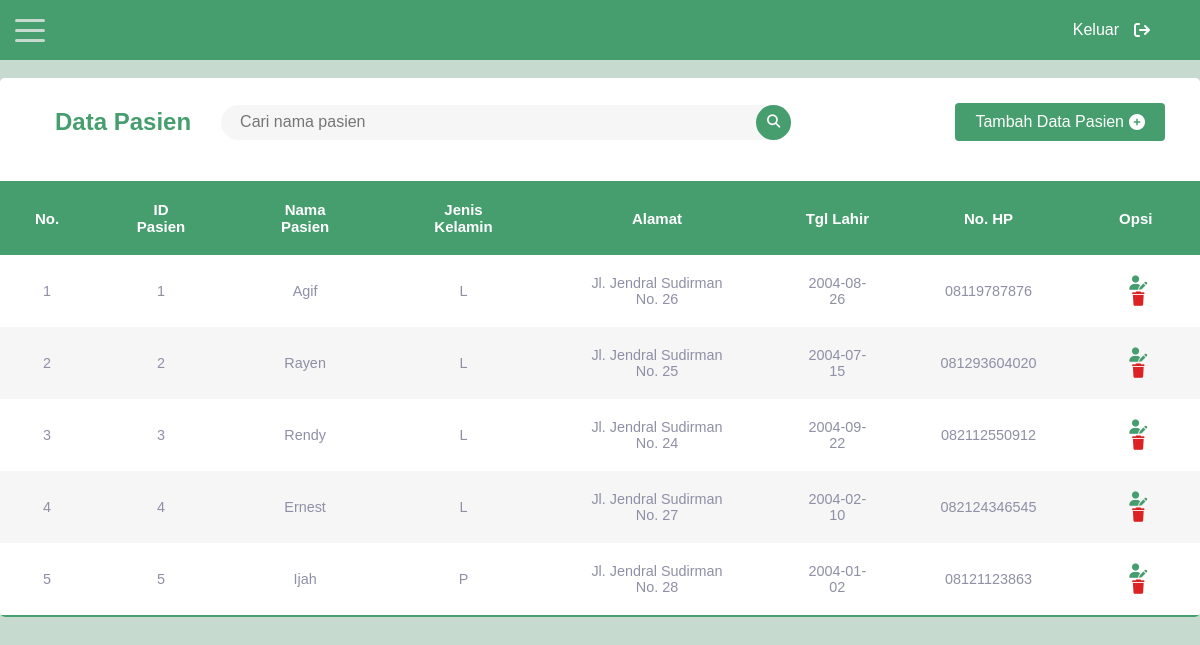
The page /puskes2final/pasien/tampilpasien.php (signed in) on the database its author committed.
### tables this page shows
CREATE TABLE `pasien` (
  `ID_Pasien` int(11) NOT NULL,
  `NIK` int(20) DEFAULT NULL,
  `Nama_P` varchar(50) DEFAULT NULL,
  `Alamat` varchar(50) DEFAULT NULL,
  `Domisili` varchar(50) DEFAULT NULL,
  `Tgl_lahir` date DEFAULT NULL,
  `No_HP` varchar(14) DEFAULT NULL,
  `Jenis_Kelamin` enum('L','P') DEFAULT NULL
);

### puskes2final/pasien/tampilpasien.php (the view, shortened to what this page needs)
<?php
$conn = mysqli_connect("localhost", "root", "", "antri");
$jumlahDataPerPage = 10;
if (isset($_GET['page'])) {
  $halamanAktif = $_GET['page'];
} else {
  $halamanAktif = 1;
}
$awalData = ($jumlahDataPerPage * $halamanAktif) - $jumlahDataPerPage;
$result = mysqli_query($conn, "SELECT * FROM Pasien LIMIT $awalData, $jumlahDataPerPage");
$querycek = "SELECT COUNT(*) AS total FROM Pasien;";
$check = mysqli_query($conn, $querycek);
$row = mysqli_fetch_assoc($check);
$totalRecords = $row["total"];
$result2 = mysqli_query($conn, "SELECT * FROM Pasien");
while ($row = mysqli_fetch_assoc($result2)) {
  $idPasien = $row["ID_Pasien"] + 1;
}
?>
<!DOCTYPE html>
<html>
<head>
  <link rel="stylesheet" type="text/css" href="../style.css">
  <link rel="stylesheet" href="https://cdnjs.cloudflare.com/ajax/libs/font-awesome/6.4.0/css/all.min.css" />
</head>
<body>
  <div class="sidebar">
    <div class="hamburger-menu__container">
      <div class="hamburger-menu">
        <div class="hamburger-menu__line"></div>
        <div class="hamburger-menu__line"></div>
        <div class="hamburger-menu__line"></div>
      </div>
    </div>
    <nav class="nav">
      <nav class="nav__item">
        <a href="../index1.php">
        </a>
      </nav>
      <nav class="nav__item">
        <a href="../resepsionis/tampilresepsionis.php">
        </a>
      </nav>
      <nav class="nav__item">
        <a href="../dokter/tampildokter.php">
        </a>
      </nav>
      <nav class="nav__item">
        <a href="tampilpasien.php">
        </a>
      </nav>
    </nav>
  </div>
  <div id="navigasilog">
    <a href="../logout.php">Keluar
      <i class="fa fa-sign-out"></i>
    </a>
  </div>
  <div id="content">
    <br>
    <?php if ($totalRecords == 0) : ?>
      <h2>Tidak ada data Pasien</h2>
      <div class="button-area-null">
        <style>
          .add-link i {
            font-size: 50px;
            color: #3C584C;
          }
        </style>
      </div>
      <a href="tambahpasien.php?id=<?= isset($idPasien) ? $idPasien : ''; ?>" class="add-link">
        <i class="fa-solid fa-person-circle-plus"></i>
      </a>
      <br>
    <?php else : ?>
      <div class="table-container-pasien">
        <table class="content-table-pasien">
          <thead>
            <tr>
              <th colspan="8">
                <div class="table-header-pasien">
                  <div class="search-area">
                    <span>Data Pasien</span>
                    <form action="" method="post">
                      <div class="searchBox-pasien">
                        <input class="searchInput" type="text" name="keyword" autofocus placeholder="Cari nama pasien">
                        <button type="submit" name="cari" class="searchButton">
                          <i class="fas fa-search"></i>
                        </button>
                      </div>
                    </form>
                  </div>
                  <div class="button-area">
                    <a href="tambahpasien.php?id=<?= $idPasien; ?>" class="btn-tambah-pasien">
                      Tambah Data Pasien <i class="fas fa-light fa-circle-plus"></i>
                    </a>
                  </div>
                </div>
              </th>
            </tr>
            <tr>
              <th>No.</th>
              <th>ID Pasien</th>
              <th>Nama Pasien</th>
              <th>Jenis Kelamin</th>
              <th>Alamat</th>
              <th>Tgl Lahir</th>
              <th>No. HP</th>
              <th>Opsi</th>
            </tr>
          </thead>
          <tbody>
            <?php $nomor = $awalData + 1 ?>
            <?php if ($_SERVER['REQUEST_METHOD'] === 'POST') {
              $data = $resultcari;
            } else {
              $data = $result;
            } ?>
            <?php while ($row = mysqli_fetch_assoc($data)) : ?>
              <tr>
                <td><?= $nomor++; ?></td>
                <td><?= $row["ID_Pasien"]; ?></td>
                <td><?= $row["Nama_P"]; ?></td>
                <td><?= $row["Jenis_Kelamin"]; ?></td>
                <td><?= $row["Alamat"]; ?></td>
                <td><?= $row["Tgl_lahir"]; ?></td>
                <td><?= $row["No_HP"]; ?></td>
                <td>
                  <button class="edit-button" onclick="editPasien(<?= $row["ID_Pasien"]; ?>)">
                    <i class="fa-solid fa-user-pen" style="color: #469e6f;"></i>
                  </button>
                  <button class="delete-button" onclick="hapusPasien(<?= $row["ID_Pasien"]; ?>)">
                    <i class="fas fa-trash" style="color: #db2323;"></i>
                  </button>
                </td>
              </tr>
            <?php endwhile; ?>
          </tbody>
        </table>
      </div>
    <?php endif; ?>
  </div>
</body>
</html>

### rows shown on the page
pasien: ID_Pasien "1", Nama_P "Agif", Jenis_Kelamin "L", Alamat "Jl. Jendral Sudirman No. 26", Tgl_lahir "2004-08-26", No_HP "08119787876"
pasien: ID_Pasien "2", Nama_P "Rayen", Jenis_Kelamin "L", Alamat "Jl. Jendral Sudirman No. 25", Tgl_lahir "2004-07-15", No_HP "081293604020"
pasien: ID_Pasien "3", Nama_P "Rendy", Jenis_Kelamin "L", Alamat "Jl. Jendral Sudirman No. 24", Tgl_lahir "2004-09-22", No_HP "082112550912"
pasien: ID_Pasien "4", Nama_P "Ernest", Jenis_Kelamin "L", Alamat "Jl. Jendral Sudirman No. 27", Tgl_lahir "2004-02-10", No_HP "082124346545"
pasien: ID_Pasien "5", Nama_P "Ijah", Jenis_Kelamin "P", Alamat "Jl. Jendral Sudirman No. 28", Tgl_lahir "2004-01-02", No_HP "08121123863"
